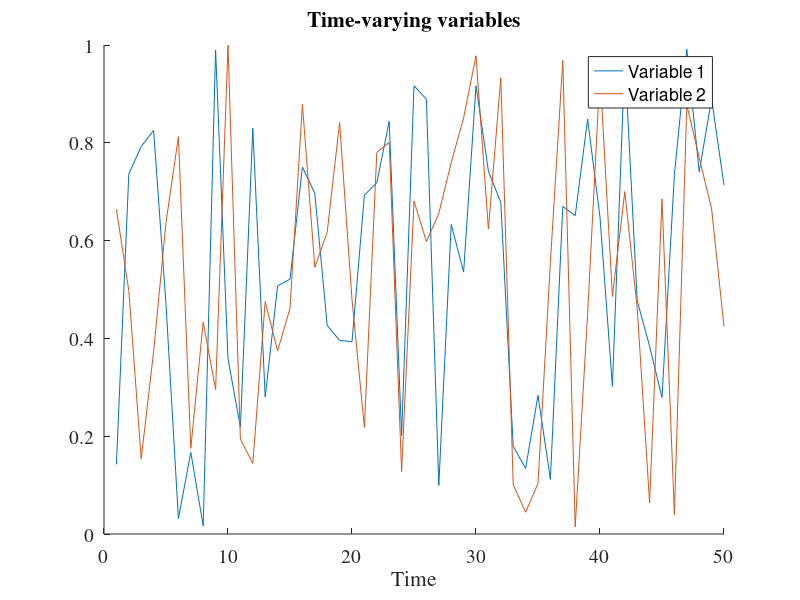

Recreate this plot in MATLAB. (Note: this script raises an error after producing the figure.)
% Example Script for Calculating Transfer Entropy (TE) from Temporal Signals
%
% This script creates five time-varying variables, saves them to a .mat file, and then calculates the transfer entropy between them.
% The results are saved in a folder named "example".
%
% Users should modify the parameters in this script to suit their needs.
% The main function and any helper functions should not need to be modified.

clc; clear all; close all; addpath('functions');

mkdir('example')

%% Create five time-varying variables of length 10,000
% The data should be a 2D matrix where each column represents a different variable (mode) and each row represents a different time point.
% The shape of the data should be Nt x Nm, where Nt is the number of time points and Nm is the number of modes.
% In this example, we create a matrix of random numbers with 10000 rows (time points) and 5 columns (modes).
data = rand(10000, 5);

% Save the data to a .mat file
% The data is saved as a variable named 'data' in a .mat file. The name of the variable and the file can be changed as needed.
dataVar = 'data';
dataFile = 'example/my_data.mat';
save(dataFile, 'data');

%% Plot the variables
figure('Position', [10 10 1200 400]); % Increased figure width
hold on;
for i = 1:2
    plot(data(1:50,i));
end
legend('Variable 1', 'Variable 2');
title('Time-varying variables');
xlabel('Time');
set(gca,'FontSize',14,'FontName','Times')

%% Define parameters for execution
numModes = 5; % Number of modes to calculate causality for.
lags = [1]; % Different lags to consider.
embedding = 1; % Embedding dimension.
len = 'lag'; % Length of past history to consider.
numNeighbors =  [5]; % Number of nearest neighbors for the Kraskov estimator.
numPermutations = 10; % Number of permutations for significance testing.
name = 'Lag%d_Embed%d_Length%d_K%d_%dPermutations'; % Format for the result filenames.

%% Define the location of the JIDT library
jarLoc = "JIDT/infodynamics.jar"; 

% Define a location to save results
saveLoc = "example/"; 

% Call the main function
[resultMatrix, significanceMatrix, effecMatrix] = calculateTE(jarLoc, saveLoc, numModes, lags, embedding, len, numNeighbors, numPermutations, name, dataFile, dataVar);

%% Plot the results
figure;
% Normalize the resultMatrix
normalizedResultMatrix = resultMatrix / max(resultMatrix(:));
imagesc(normalizedResultMatrix');
colormap(flipud(bone)); % Use bone colormap
c = colorbar;
caxis([0 1]); % Set colorbar limits from 0 to 1
c.Label.String = 'Normalized Transfer Entropy';
title('Transfer Entropy Results');
xlabel('Effect');
ylabel('Cause');
axis equal tight;
set(gca,'FontSize',14,'FontName','Times')

% Set the x and y tick labels to integers
xticks(1:numModes);
yticks(1:numModes);
